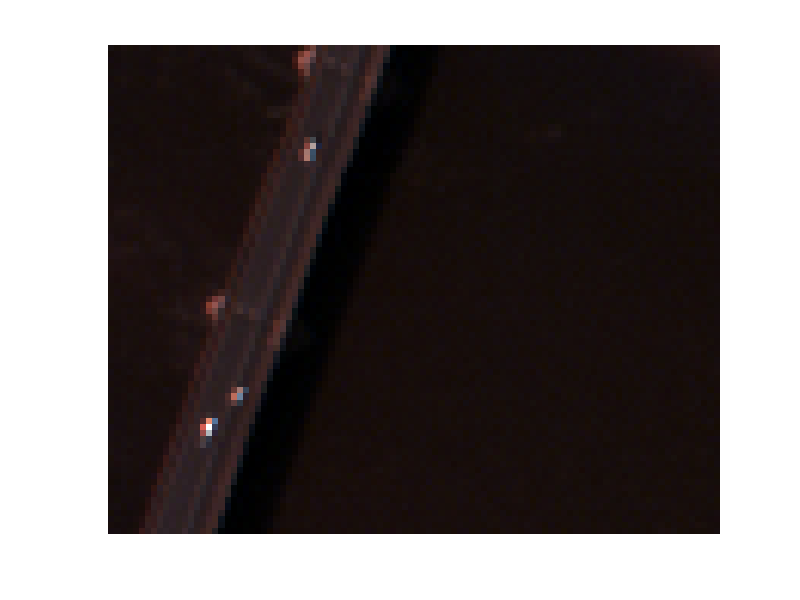
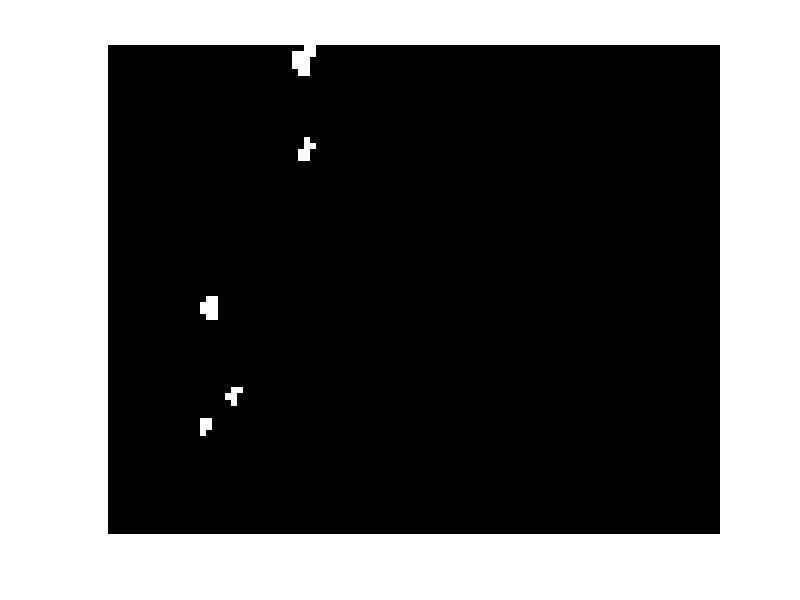

These charts were generated, in order, by the following MATLAB code: (Note: this script raises an error after producing the figures.)
clear all;
close all;
load('FFDNet_gray.mat');

load('pavia_car');
K=3; % number of clusters, pavia car
beta=0.001; % beta
lamda=0.001; % lambda

mask=map;
map=mask;

f_show=data(:,:,[37,18,8]);
for i=1:3
    max_f=max(max(f_show(:,:,i)));
    min_f=min(min(f_show(:,:,i)));
    f_show(:,:,i)=(f_show(:,:,i)-min_f)/(max_f-min_f);
end

figure,imshow(f_show);
figure,imshow(mask,[]);
DataTest=data;
[H,W,Dim]=size(DataTest);
num=H*W;
for i=1:Dim
    DataTest(:,:,i) = (DataTest(:,:,i)-min(min(DataTest(:,:,i)))) / (max(max(DataTest(:,:,i))-min(min(DataTest(:,:,i)))));
end

Y=reshape(DataTest, num, Dim)';

E=DeCNNAD(Y,H,W,K,beta,lamda,net);

r_new=sqrt(sum(E.^2,1));
AUC=ROC(r_new,map,1); % AUC
f_anomaly=reshape(r_new,[H,W]);
f_anomaly=(f_anomaly-min(f_anomaly(:)))/(max(f_anomaly(:))-min(f_anomaly(:)));
figure, imshow(f_anomaly);
